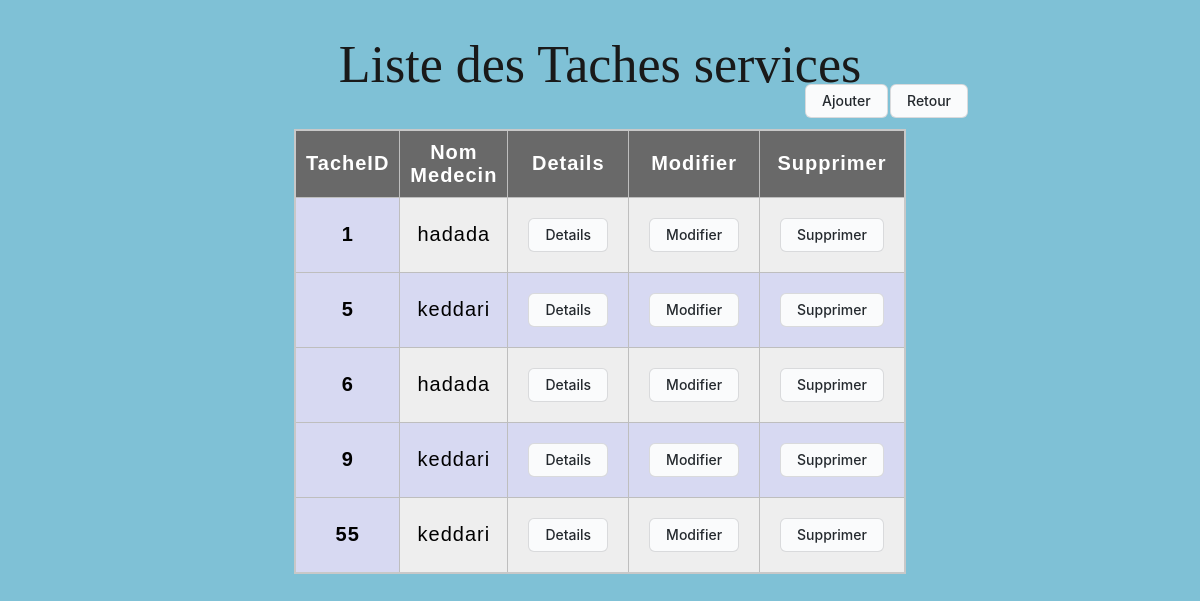
The page /liste_tache_service/ on the database its author committed.
### app/models.py (models this page shows, shortened)
class TacheService(models.Model):
    tacheID= models.CharField(primary_key=True,max_length=20, unique=True)
    description = models.TextField()
    statusT = models.CharField(max_length=20, choices = STATUET_CHOICES, default = 'en cours')  # en cours, terminé
    deadline = models.DateField()
    medecinID = models.ForeignKey(Medecin, on_delete=models.CASCADE)
    rendezvousID = models.ForeignKey(RendezVous, on_delete=models.CASCADE, null=True)

class Medecin(models.Model):
    medecinID= models.CharField(primary_key=True,max_length=20, unique=True)
    first_name= models.CharField(max_length = 50, null = True)
    last_name= models.CharField(max_length = 50, null = True)
    phone_number = models.CharField(max_length=20)

### app/views.py (the view)
# urls.py: path('liste_tache_service/', views.liste_taches_service, name='lst_ts'),
def liste_taches_service(request):
    taches_service = TacheService.objects.all()
    return render(request, 'liste_tache_service.html', {'taches_service': taches_service})

### app/templates/liste_tache_service.html (shortened to what this page needs)
{% load static %}
<!DOCTYPE html>
<html lang="en">
<head>
    <link rel="stylesheet" type="text/css" href="{% static 'css/stylesheet.css' %}">
    <link rel="stylesheet" type="text/css" href="{% static 'css/base.css' %}">
</head>
<body>
    <h1>Liste des Taches services</h1>
    <div class="container">
        <table>
            <tr>
            <th scope="col">TacheID</th>
            <th scope="col">Nom Medecin</th>
            <th scope="col">Details</th>
            <th scope="col">Modifier</th>
            <th scope="col">Supprimer</th>
            </tr>
            {% for tache_service in taches_service %}
            <tr>
            <th scope="row">{{ tache_service.tacheID }}</th>
            <td>{{ tache_service.medecinID.last_name }}</td>
            <td><form action="{% url 'details_t' tache_service.tacheID %}" >
                        <button class="b" type="submit">Details</button>
                </form>
            </td>
            <td><form action="{% url 'maj_ts' tache_service.tacheID %}"  method="post">
                <button  class="b" type="submit">Modifier</button>
                </form>
            </td>
            <td><form action="{% url 'spr_ts' tache_service.tacheID %}"  method="post">
                <button  class="b" type="submit">Supprimer</button>
                </form>
            </td>
            </tr>
            {% endfor %}
        </table>
        <div>
            <form   action="{% url 'ts'  %}" >
            <button class="b" type="submit">Ajouter</button>
            </form>
            <form   action="{% url 'index'  %}" >
            <button class="b" type="submit">Retour</button>
            </form>
        </div>
     </div>
</body>
</html>

### app/static/css/stylesheet.css (style rules this page uses)
td, th { border: 1px solid rgb(190, 190, 190); padding: 10px; }
td { text-align: center; }
tr:nth-child(even) { background-color: #eee; }
th[scope='col'] { background-color: #696969; color: #fff; }
th[scope='row'] { background-color: #d7d9f2; }
table { border-collapse: collapse; border: 2px solid rgb(200, 200, 200); letter-spacing: 1px; font-family: sans-serif; font-size: 0.8rem; }

### app/static/css/base.css (style rules this page uses)
body { background-color: rgba(33, 148, 184, 0.575); }
.b { background-color: #FAFBFC; border: 1px solid rgba(27, 31, 35, 0.15); border-radius: 6px; box-sizing: border-box; color: #24292E; font-family: -apple-system, system-ui, "Segoe UI", Helvetica, Arial, sans-serif, "Apple Color Emoji", "Segoe UI Emoji"; font-size: 14px; font-weight: 500; line-height: 20px; padding: 6px 16px; position: relative; margin: 10px; }
h1 { color: #191919; font-size: 52px; font-weight: 400; font-family: "Apple Color Emoji", "Segoe UI Emoji"; text-align: center; }
table { align-items: center; align-self: center; align-content: center; padding: 100px; text-align: center; left: 200px; top: 50%; width: 50%; font-style:normal; font-size: 20px; font-weight:lighter; background-color: #d7d9f2; }
.container { display: flex; justify-content: center; align-items: center; position: relative; }
.container div { font-size: 22px; display: grid; grid-template-columns: 70px 90px; gap: 15px; position: absolute; top: -55px; right:222px; }

### rows shown on the page
TacheService: tacheID "1", medecinID.last_name "hadada"
TacheService: tacheID "5", medecinID.last_name "keddari"
TacheService: tacheID "6", medecinID.last_name "hadada"
TacheService: tacheID "9", medecinID.last_name "keddari"
TacheService: tacheID "55", medecinID.last_name "keddari"
